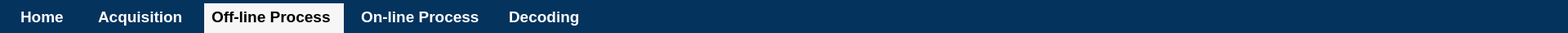
   <widget class="QWidget" name="widget_33" native="true">
    <property name="geometry">
     <rect>
      <x>0</x>
      <y>0</y>
      <width>1920</width>
      <height>40</height>
     </rect>
    </property>
    <property name="minimumSize">
     <size>
      <width>1920</width>
      <height>40</height>
     </size>
    </property>
    <property name="styleSheet">
     <string notr="true">background-color: rgb(4, 51, 94);</string>
    </property>
    <widget class="QWidget" name="widget_36" native="true">
     <property name="geometry">
      <rect>
       <x>0</x>
       <y>0</y>
       <width>1920</width>
       <height>40</height>
      </rect>
     </property>
     <property name="minimumSize">
      <size>
       <width>1920</width>
       <height>40</height>
      </size>
     </property>
     <property name="styleSheet">
      <string notr="true">background-color: rgb(4, 51, 94);</string>
     </property>
     <widget class="QLabel" name="label_220">
      <property name="geometry">
       <rect>
        <x>25</x>
        <y>9</y>
        <width>61</width>
        <height>22</height>
       </rect>
      </property>
      <property name="font">
       <font>
        <family>Arial</family>
        <pointsize>14</pointsize>
        <weight>75</weight>
        <bold>true</bold>
       </font>
      </property>
      <property name="styleSheet">
       <string notr="true">color: rgb(255, 255, 255);</string>
      </property>
      <property name="text">
       <string>Home</string>
      </property>
      <property name="alignment">
       <set>Qt::AlignLeading|Qt::AlignLeft|Qt::AlignVCenter</set>
      </property>
     </widget>
     <widget class="QLabel" name="label_221">
      <property name="geometry">
       <rect>
        <x>120</x>
        <y>9</y>
        <width>111</width>
        <height>22</height>
       </rect>
      </property>
      <property name="font">
       <font>
        <family>Arial</family>
        <pointsize>14</pointsize>
        <weight>75</weight>
        <bold>true</bold>
       </font>
      </property>
      <property name="styleSheet">
       <string notr="true">color: rgb(255, 255, 255);</string>
      </property>
      <property name="text">
       <string>Acquisition</string>
      </property>
      <property name="alignment">
       <set>Qt::AlignLeading|Qt::AlignLeft|Qt::AlignVCenter</set>
      </property>
     </widget>
     <widget class="QLabel" name="label_222">
      <property name="geometry">
       <rect>
        <x>259</x>
        <y>9</y>
        <width>151</width>
        <height>22</height>
       </rect>
      </property>
      <property name="font">
       <font>
        <family>Arial</family>
        <pointsize>14</pointsize>
        <weight>75</weight>
        <bold>true</bold>
       </font>
      </property>
      <property name="styleSheet">
       <string notr="true">color: rgb(0, 0, 0);
background-color: rgb(246, 246, 246);</string>
      </property>
      <property name="text">
       <string>Off-line Process</string>
      </property>
      <property name="alignment">
       <set>Qt::AlignLeading|Qt::AlignLeft|Qt::AlignVCenter</set>
      </property>
     </widget>
     <widget class="QLabel" name="label_223">
      <property name="geometry">
       <rect>
        <x>442</x>
        <y>9</y>
        <width>151</width>
        <height>22</height>
       </rect>
      </property>
      <property name="font">
       <font>
        <family>Arial</family>
        <pointsize>14</pointsize>
        <weight>75</weight>
        <bold>true</bold>
       </font>
      </property>
      <property name="styleSheet">
       <string notr="true">color: rgb(255, 255, 255);</string>
      </property>
      <property name="text">
       <string>On-line Process</string>
      </property>
      <property name="alignment">
       <set>Qt::AlignLeading|Qt::AlignLeft|Qt::AlignVCenter</set>
      </property>
     </widget>
     <widget class="QLabel" name="label_224">
      <property name="geometry">
       <rect>
        <x>623</x>
        <y>9</y>
        <width>101</width>
        <height>22</height>
       </rect>
      </property>
      <property name="font">
       <font>
        <family>Arial</family>
        <pointsize>14</pointsize>
        <weight>75</weight>
        <bold>true</bold>
       </font>
      </property>
      <property name="styleSheet">
       <string notr="true">color: rgb(255, 255, 255);</string>
      </property>
      <property name="text">
       <string>Decoding</string>
      </property>
      <property name="alignment">
       <set>Qt::AlignLeading|Qt::AlignLeft|Qt::AlignVCenter</set>
      </property>
     </widget>
     <widget class="QWidget" name="widget_38" native="true">
      <property name="geometry">
       <rect>
        <x>250</x>
        <y>4</y>
        <width>171</width>
        <height>36</height>
       </rect>
      </property>
      <property name="minimumSize">
       <size>
        <width>171</width>
        <height>36</height>
       </size>
      </property>
      <property name="styleSheet">
       <string notr="true">background-color: rgb(246, 246, 246);</string>
      </property>
     </widget>
     <zorder>label_220</zorder>
     <zorder>label_221</zorder>
     <zorder>label_224</zorder>
     <zorder>widget_38</zorder>
     <zorder>label_223</zorder>
     <zorder>label_222</zorder>
    </widget>
   </widget>
